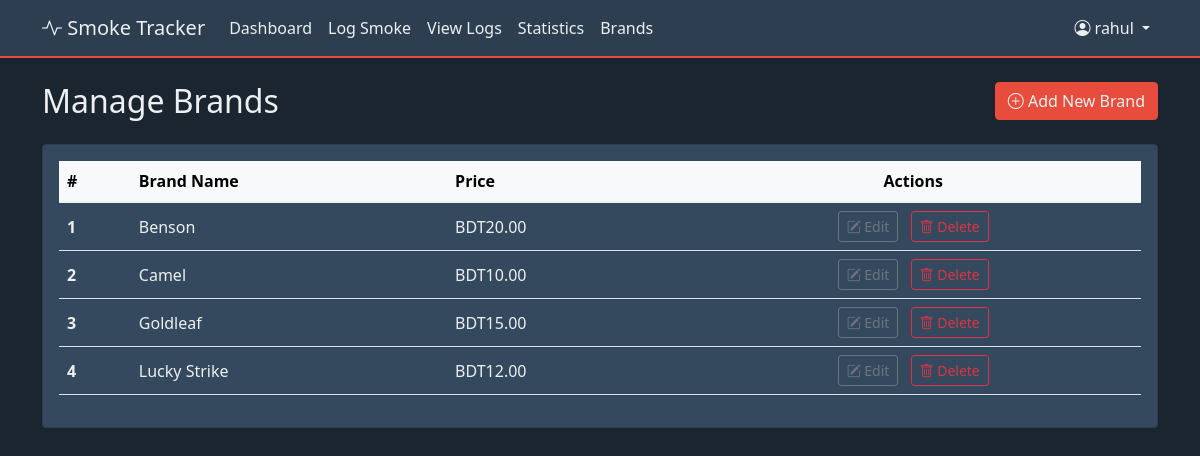
Screenshot of /brands/ (signed in) with the database file from the repository.
### tracker/models.py (models this page shows, shortened)
class UserBrand(models.Model):
    user = models.ForeignKey(User, on_delete=models.CASCADE)
    brand = models.ForeignKey(Brand, on_delete=models.CASCADE)
    price = models.DecimalField(max_digits=10, decimal_places=2)
    class Meta:
        unique_together = ('user', 'brand')
        ordering = ['brand__name']

class Brand(models.Model):
    name = models.CharField(max_length=100, unique=True)
    created_at = models.DateTimeField(default=timezone.now)
    class Meta:
        ordering = ['name']

class Profile(models.Model):
    user = models.OneToOneField(User, on_delete=models.CASCADE)
    timezone = models.CharField(max_length=50, default='UTC', choices=[(tz, tz) for tz in pytz.all_timezones])
    currency = models.CharField(max_length=10, default='USD')
    setup_complete = models.BooleanField(default=False)

### tracker/views.py (the view)
# urls.py: path('brands/', views.brand_list, name='brand_list'),
@login_required
def brand_list(request):
    brands = UserBrand.objects.filter(user=request.user)
    return render(request, 'tracker/brand_list.html', {'brands': brands})

### tracker/templates/tracker/brand_list.html
{% extends 'tracker/base.html' %}
{% block content %}
<div class="d-flex justify-content-between align-items-center mb-4">
    <h2 class="m-0">Manage Brands</h2>
    <a href="{% url 'add_brand' %}" class="btn btn-primary">
        <i class="bi bi-plus-circle"></i> Add New Brand
    </a>
</div>
<div class="card">
    <div class="card-body">
        <div class="table-responsive">
            <table class="table table-hover align-middle">
                <thead class="table-light">
                    <tr>
                        <th scope="col">#</th>
                        <th scope="col">Brand Name</th>
                        <th scope="col">Price</th>
                        <th scope="col" class="text-center">Actions</th>
                    </tr>
                </thead>
                <tbody>
                    {% for brand in brands %}
                    <tr>
                        <th scope="row">{{ forloop.counter }}</th>
                        <td>{{ brand.brand.name }}</td>
                        <td>{{ request.user.profile.currency }}{{ brand.price|stringformat:".2f" }}</td>
                        <td class="text-center">
                            <a href="{% url 'edit_brand' brand.pk %}" class="btn btn-sm btn-outline-secondary me-2">
                                <i class="bi bi-pencil-square"></i> Edit
                            </a>
                            <a href="{% url 'delete_brand' brand.pk %}" class="btn btn-sm btn-outline-danger">
                                <i class="bi bi-trash"></i> Delete
                            </a>
                        </td>
                    </tr>
                    {% empty %}
                    <tr>
                        <td colspan="5" class="text-center text-muted py-4">
                            No brands found. Add your first brand to get started!
                        </td>
                    </tr>
                    {% endfor %}
                </tbody>
            </table>
        </div>
    </div>
</div>
{% endblock %}

### tracker/templates/tracker/base.html (shortened to what this page needs)
{% load static %}
<!DOCTYPE html>
<html lang="en">
<head>
    <link href="https://cdn.jsdelivr.net/npm/bootstrap@5.1.3/dist/css/bootstrap.min.css" rel="stylesheet">
    <link href="https://cdn.jsdelivr.net/npm/bootstrap-icons@1.8.1/font/bootstrap-icons.css" rel="stylesheet">
    <link rel="stylesheet" href="{% static 'css/custom.css' %}">
</head>
<body>
    <nav class="navbar navbar-expand-lg navbar-dark bg-dark">
        <div class="container">
            <a class="navbar-brand" href="{% url 'home' %}">
                <i class="bi bi-activity"></i> Smoke Tracker
            </a>
            <div class="collapse navbar-collapse" id="navbarNav">
                <ul class="navbar-nav me-auto">
                    {% if user.is_authenticated %}
                        <li class="nav-item">
                            <a class="nav-link" href="{% url 'home' %}">Dashboard</a>
                        </li>
                        <li class="nav-item">
                            <a class="nav-link" href="{% url 'log_smoke' %}">Log Smoke</a>
                        </li>
                        <li class="nav-item">
                            <a class="nav-link" href="{% url 'log_list' %}">View Logs</a>
                        </li>
                        <li class="nav-item">
                            <a class="nav-link" href="{% url 'stats' %}">Statistics</a>
                        </li>
                        <li class="nav-item">
                            <a class="nav-link" href="{% url 'brand_list' %}">Brands</a>
                        </li>
                    {% endif %}
                </ul>
                <ul class="navbar-nav">
                    {% if user.is_authenticated %}
                        <li class="nav-item dropdown">
                            <a class="nav-link dropdown-toggle" href="#" id="navbarDropdown" role="button" data-bs-toggle="dropdown">
                                <i class="bi bi-person-circle"></i> {{ user.username }}
                            </a>
                        </li>
                    {% endif %}
                </ul>
            </div>
        </div>
    </nav>
    <div class="container mt-4">
        {% block content %}
        {% endblock %}
    </div>
</body>
</html>

### static/css/custom.css (style rules this page uses)
:root { --primary-color: #2c3e50; --secondary-color: #34495e; --background-color: #1a252f; --text-color: #ecf0f1; --accent-color: #e74c3c; --success-color: #2ecc71; }
body { background-color: var(--background-color); color: var(--text-color); }
.navbar { background-color: var(--primary-color) !important; border-bottom: 2px solid var(--accent-color); }
.navbar-brand, .nav-link { color: var(--text-color) !important; }
.btn-primary { background-color: var(--accent-color); border-color: var(--accent-color); color: var(--text-color); }
.card { background-color: var(--secondary-color); border: 1px solid var(--primary-color); color: var(--text-color); }
.table { color: var(--text-color); }

### rows the page displays
UserBrand: brand.name "Benson", price "20.00"
UserBrand: brand.name "Camel", price "10.00"
UserBrand: brand.name "Goldleaf", price "15.00"
UserBrand: brand.name "Lucky Strike", price "12.00"

### other values shown
{{ user.username }} "rahul"
{{ request.user.profile.currency }} "BDT"
